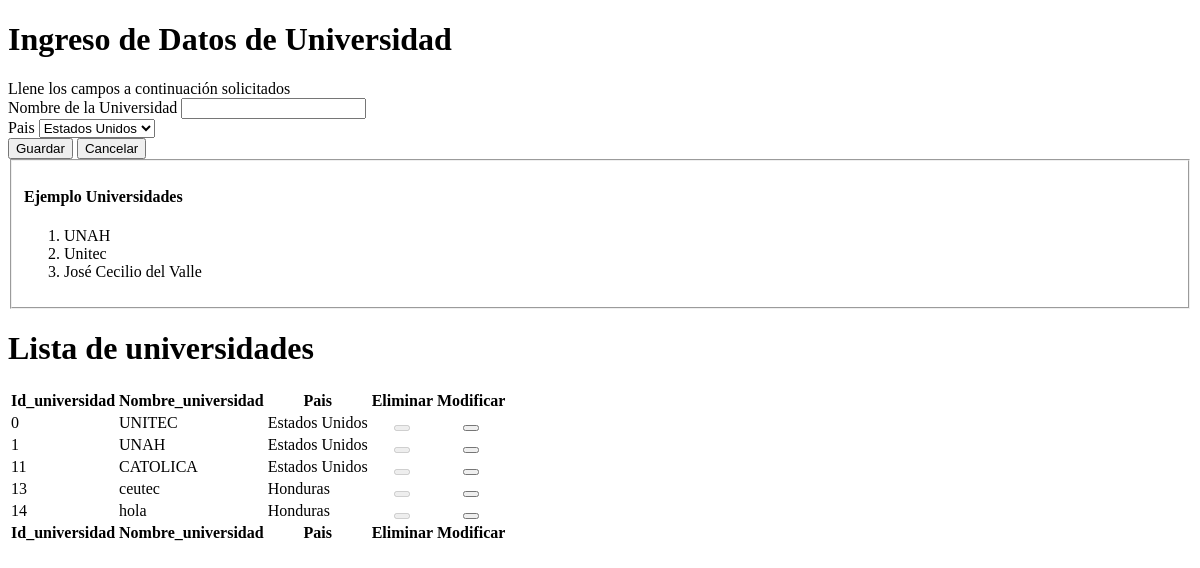
Before: /Datos/recursos_humanos/universidades.php with the older database file.
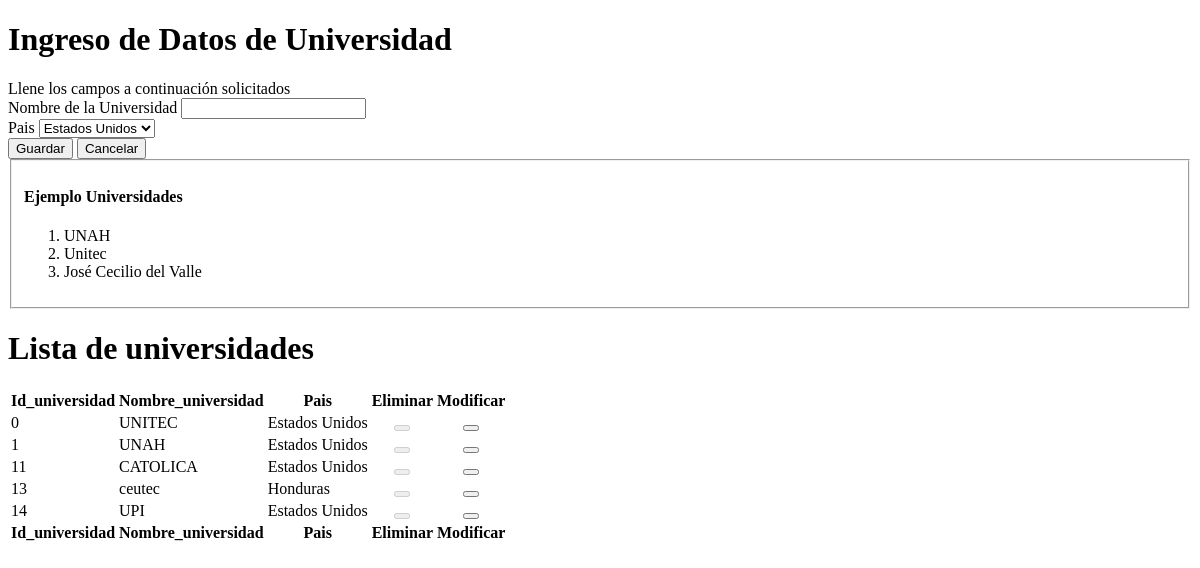
After: the same page with the newer database file.
### tables this page shows
CREATE TABLE IF NOT EXISTS `universidad` (
  `Id_universidad` int(11) NOT NULL,
  `nombre_universidad` varchar(50) NOT NULL,
  `Id_pais` int(11) NOT NULL
);

CREATE TABLE IF NOT EXISTS `pais` (
  `Id_pais` int(11) NOT NULL,
  `Nombre_pais` varchar(20) NOT NULL
);

### Datos/recursos_humanos/universidades.php (the view, shortened to what the changed rows need)
<?php
include '../../conexion/config.inc.php';
?>
<!DOCTYPE html>
<html lang="en">
<head>
</head>
<body>
        <div class="row">
            <div class="col-lg-12">
                <h1 class="page-header">Ingreso de Datos de Universidad</h1>
            </div>
        </div>
  <div id="contenedor2" class="panel-body">
        <?php
        include '../../Datos/cargarUniversidad.php';
        ?>
    </div>
</body>
</html>

### Datos/cargarUniversidad.php (shortened to what the changed rows need)
<?php
  include '../../conexion/config.inc.php';
  $query  = $db->prepare("SELECT * FROM universidad inner join pais on pais.Id_pais=universidad.Id_pais");
  $query->execute();
  $result1 = $query->fetchAll();
?>
<html lang="en">
    <head>
    </head>
    <body>
        <div class="row">
            <div class="col-lg-12">
                <h1 class="page-header">Lista de universidades</h1>
            </div>
        </div>
 <div class="box">
           <div class="box-body table-responsive">
               <?php
                   echo <<<HTML
                                    <table id="tabla_Universidad2" class="table table-bordered table-striped">
                                        <thead>
                                            <tr>
                                            <th><strong>Id_universidad</strong></th>
                                             <th><strong>Nombre_universidad</strong></th>
                                             <th><strong>Pais</strong></th>
                                             <th><strong>Eliminar</strong></th>
                                             <th><strong>Modificar</strong></th>
                                            </tr>
                                        </thead>
                                        <tbody>
HTML;
               foreach($result1 as $row){
             $idU = $row['Id_universidad'];
            $nombreU = $row['nombre_universidad'];
            $nombreP = $row['Nombre_pais'];
                echo "<tr data-id='".$idU."'>";
                echo <<<HTML
                <td>$idU</td>
HTML;
                echo <<<HTML
                <td>$nombreU</td>
HTML;
                echo <<<HTML
                <td>$nombreP</td>
HTML;
            if($_SESSION['rol_ID'] != 100){
             echo ' <td><center>
                    <button name="Id_universidad"  class="elimina btn btn-danger glyphicon glyphicon-trash" disabled="TRUE"> </button>
                </center></td> ';
             }else{
               echo ' <td><center>
                    <button name="Id_universidad"  class="elimina btn btn-danger glyphicon glyphicon-trash"> </button>
                </center></td> ';
   }
             echo<<< HTML
               <td> <center>
                    <button class="editarb btn btn-primary glyphicon glyphicon-edit"  title="Editar">
                      </button>
                </center> </td>
HTML;
                echo "</tr>";
            }
                   echo <<<HTML
                                        </tbody>
                                        <tfoot>
                                            <tr>
                                     <th><strong>Id_universidad</strong></th>
                                    <th><strong>Nombre_universidad</strong></th>
                                   <th><strong>Pais</strong></th>
                                    <th><strong>Eliminar</strong></th>
                                     <th><strong>Modificar</strong></th>
                                            </tr>
                                        </tfoot>
									</table>
HTML;
               ?>
           </div>
       </div>
    </body>
</html>

Changed rows visible on the page:
changed universidad id 14: nombre_universidad "hola" → "UPI"; Id_pais.Nombre_pais "Honduras" → "Estados Unidos"
